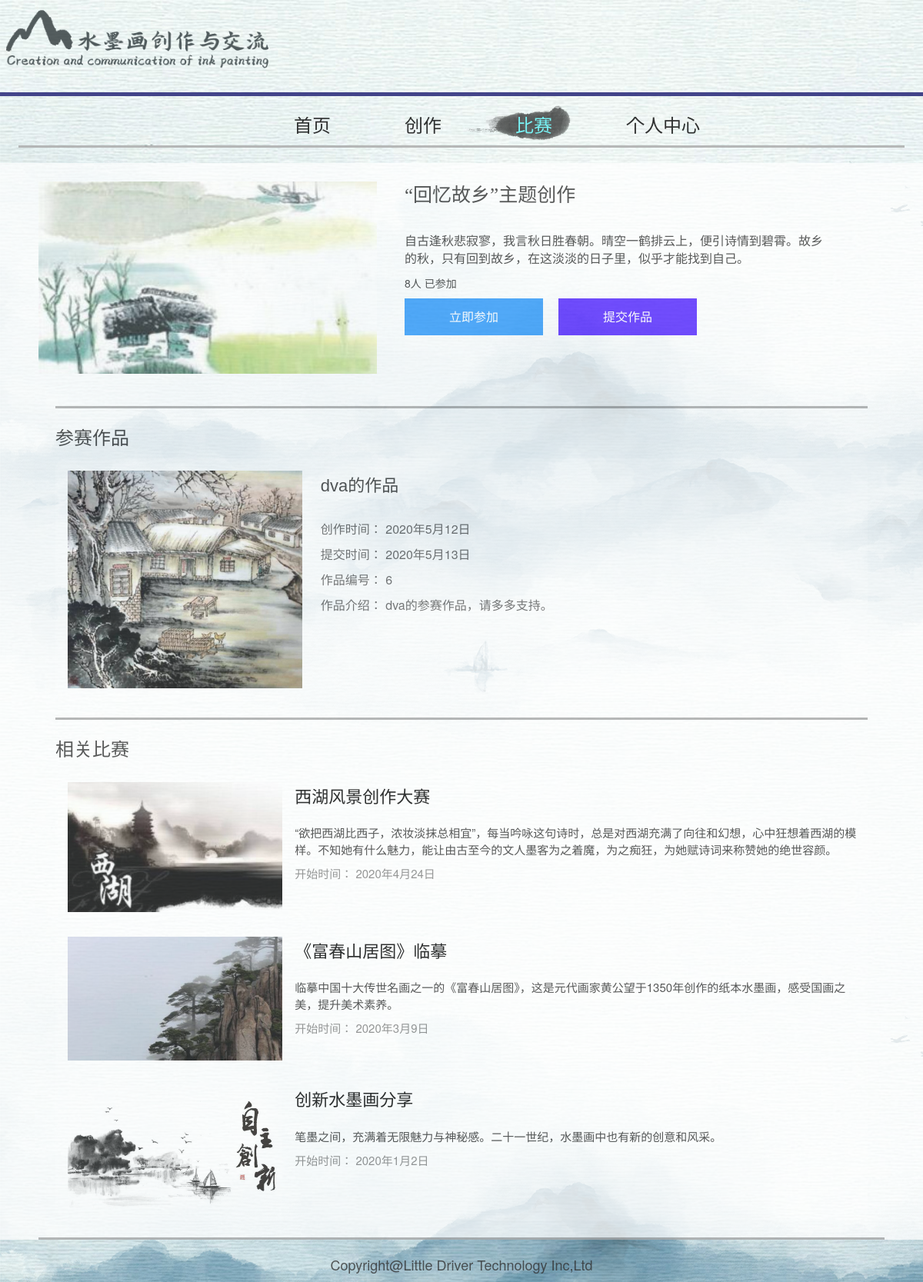
The page /s/compete1?id=3 on the database its author committed.
### MainAPP/models.py (models this page shows)
class Competition(models.Model):
    class Meta:
        verbose_name = '比赛信息'
        verbose_name_plural = '比赛信息'
    create_date = models.DateTimeField(auto_now_add=True)
    pic = models.CharField(max_length=100)
    title = models.CharField(max_length=100)
    desc = models.TextField()
    att_cnt = models.IntegerField(default=0)
    start_time = models.CharField(max_length=50)

class CompPic(models.Model):
    class Meta:
        verbose_name = '比赛作品管理'
        verbose_name_plural = '比赛作品管理'
    author = models.ForeignKey(User, on_delete=models.CASCADE, related_name='comppic_user_set')
    comp = models.ForeignKey(Competition, on_delete=models.CASCADE, related_name='comppic_comp_set')
    pic = models.CharField(max_length=100)
    title = models.CharField(max_length=100)
    create_time = models.CharField(max_length=100, default="2020年5月12日")
    upload_time = models.CharField(max_length=100, default="2020年5月13日")
    desc = models.TextField()

### MainAPP/views.py (the view, shortened to what this page needs)
# urls.py: path('s/<slug:path>', mainViews.showPages),
def showPages(request, path):
    logging.info('Accessing Page /%s with main.showPages'%(path))
    if path=='transfer':
        template = loader.get_template('PC_tranPage.html')
        context = {}
        return HttpResponse(template.render(context, request))
    if path=='compete1':
        id = request.GET.get('id', '')
        alert = request.GET.get('alert', '')
        try:
            id = int(id)
        except:
            return HttpResponse('Bad id.')
        template = loader.get_template('PC_competePage_inner.html')
        competes = getCompeteInfo()
        comptest = getCompeteAtt(request.user, id)
        thai = competes[0]
        default_desc = request.user.username + "的参赛作品，请多多支持。"
        default_title = request.user.username + "的作品"
        pics = getPics(id)
        pictest = getPicTest(request.user, id)
        for compete in competes:
            if compete["id"]==id:
                thai = compete
                competes.remove(compete)
        context = {
            'id': id,
            'alert': alert,
            'thai': thai,
            'competes': competes,
            'comptest': comptest,
            'pictest': pictest,
            'pics': pics,
            'default_desc': default_desc,
            'default_title': default_title,
        }
        return HttpResponse(template.render(context, request))

### WeiboAPP/views.py (called while the page is built)
def getCompeteRealCount(id):
    return CompAtt.objects.filter(comp__id=id).count()

def getCompeteInfo():
    competes = []
    datas = Competition.objects.all()
    for data in datas:
        competes.append({
            'id': data.id,
            'pic': data.pic,
            'title': data.title,
            'desc': data.desc,
            'att_cnt': data.att_cnt + getCompeteRealCount(data.id),
            'start_time': data.start_time,
        })
    return competes

def getCompeteAtt(user, id):
    if not user.username:
        return 0
    comptest = CompAtt.objects.filter(comp__id=id, user=user)
    print('COMPTEST', comptest)
    return 1 if comptest else 0

def getPics(id):
    comppics = CompPic.objects.filter(comp__id=id)
    pics = []
    for comppic in comppics:
        pics.append({
            'username': comppic.author.username,
            'create_time': comppic.create_time,
            'upload_time': comppic.upload_time,
            'id': comppic.id,
            'desc': comppic.desc,
            'title': comppic.title,
            'url': '/media/'+comppic.pic,
        })
    return pics

def getPicTest(user, id):
    if not user.username:
        return 0
    pictest = CompPic.objects.filter(comp__id=id, author=user)
    print('PICTEST', pictest)
    return 1 if pictest else 0

### templates/PC_competePage_inner.html (shortened to what this page needs)
<html>
<head>
	<link href="https://cdn.bootcss.com/bootstrap/3.3.7/css/bootstrap.min.css" rel="stylesheet">
</head>
<body style="background-image:url(../../img/bk.jpg);
			overflow:scroll;
			display:block;">
	<div style="">
		<img src="../../img/icon.png" style="height:100px;">
	</div>
	<hr style="border-top:5px solid #191970"/>
    <div>
        <p class="title_" id="title_g" style="margin-right:calc(45% - 250px);"  onclick="window.location.href='/s/my'"
           onmouseover="$('#bkSlide').css('left',(this.offsetLeft+this.clientWidth/2-90)+'px');$('.title_').css('color','black');$(this).css('color','#5CF4F7');">个人中心</p>
        <p class="title_" id="title_w" style="margin-right:8%;" onclick="window.location.href='/s/compete'"
           onmouseover="$('#bkSlide').css('left',(this.offsetLeft+this.clientWidth/2-90)+'px');$('.title_').css('color','black');$(this).css('color','#5CF4F7');">比赛</p>
        <p class="title_" id="title_t" style="margin-right:8%;" onclick="window.location.href='/s/transfer'"
           onmouseover="$('#bkSlide').css('left',(this.offsetLeft+this.clientWidth/2-90)+'px');$('.title_').css('color','black');$(this).css('color','#5CF4F7');">创作</p>
        <p class="title_" id="title_s" style="margin-right:8%;" onclick="window.location.href='/s/index'"
           onmouseover="$('#bkSlide').css('left',(this.offsetLeft+this.clientWidth/2-90)+'px');$('.title_').css('color','black');$(this).css('color','#5CF4F7');">首页</p>
        <div class="bkSlide" id="bkSlide">
            <img src="../../img/Layer26.png" style="height:50px;"/>
        </div>
    </div>
	<hr style="border-top:3px solid #A9A9A9;width:96%;"/>
<div style="min-width:1024px;max-width:1280px;padding:2% 50px 0 50px;margin:auto;background-color:#fffe;">
	<div style="padding:0 0 2% 0;width:100%;">
        <div style="margin:auto;width:100%;">
            <div style="width:100%;display:flex;">
                <div style="flex:20">
                    <div style="width:100%; height: 250px;">
                        <img src="{{thai.pic}}" style="width:100%;height:100%;">
                    </div>
				</div>
				<div style="flex:30">
					<div style="padding: 0 66px 0 36px;">
						<p style="font-size:25px;font-family:黑体;"> {{thai.title}} </p>
						<br />
						<p style="font-size:16px;">{{thai.desc}}</p>
						<p style="font-size:14px;"> {{thai.att_cnt}}人 已参加 </p>
						<div id="att" style="height: 48px; width: 180px; background-color: rgb(46, 152, 250);float:left;">
							<div style="text-align:center;line-height: 48px;color: white; font-size: 16px; user-select:none;">立即参加</div>
						</div>
						<div id="tij" style="height: 48px; width: 180px; background-color: rgb(83, 36, 255);float:left;margin-left: 20px;">
							<div style="text-align:center;line-height: 48px;color: white; font-size: 16px; user-select:none;">提交作品</div>
						</div>
					</div>
                </div>
            </div>
        </div>
	</div>
	<hr style="border-top:3px solid #A9A9A9;width:96%;"/>
	<div style="margin:0% 2% 2% 2%;">
		<div style="width:100%;">
			<p style="font-size:24px;">参赛作品</p>
		</div>
		{% for pic in pics %}
		<div style="width:100%;background-color:transparent;flex-wrap:wrap;">
			<div style="display:block;border-radius: 15px;overflow:hidden;">
				<div style="display:flex;width:100%;background-color:#fff8;">
					<div style="flex:3;margin:16px;overflow:hidden;height:96%;">
						<img src="{{pic.url}}" style="width:100%;"/>
					</div>
					<div style="flex:7;overflow:hidden;padding-left: 8px;">
						<p style="font-size:22px;padding-top:20px;font-family:SF Pro SC,Source Han Sans CN,sans-serif;">
						{{pic.title}}</p>
						<br/>
                        <p style="font-size:16px;color:rgb(94, 93, 93);">创作时间： {{pic.create_time}}</p>
                        <p style="font-size:16px;color:rgb(94, 93, 93);">提交时间： {{pic.upload_time}}</p>
                        <p style="font-size:16px;color:rgb(94, 93, 93);">作品编号： {{pic.id}}</p>
                        <p style="font-size:16px;color:rgb(94, 93, 93);">作品介绍： {{pic.desc}}</p>
					</div>
				</div>
			</div>
		</div>
		{% endfor %}
	</div>
	<hr style="border-top:3px solid #A9A9A9;width:96%;"/>
	<div style="margin:0% 2% 2% 2%;">
		<div style="width:100%;">
			<p style="font-size:24px;">相关比赛</p>
		</div>
		<div style="width:100%;background-color:transparent;flex-wrap:wrap;">
			<div style="display:block;border-radius: 15px;overflow:hidden;">
				{% for compete in competes %}
				<div style="display:flex;width:100%;background-color:#fff8;">
					<div style="flex:3;margin:16px;overflow:hidden;height:96%;">
						<a href="/s/compete1?id={{compete.id}}">
						<img src="{{compete.pic}}" style="width:100%;"/>
						</a>
					</div>
					<div style="flex:8;overflow:hidden;">
						<p style="font-size:22px;padding-top:20px;font-family:SF Pro SC,Source Han Sans CN,sans-serif;">
							<a href="/s/compete1?id={{compete.id}}">
								{{compete.title}}
							</a>
						</p>
                        <p style="font-size:15px;padding-top:10px;">{{compete.desc}}</p>
                        <p style="font-size:15px;color:grey;">开始时间： {{compete.start_time}}</p>
					</div>
				</div>
				{% endfor %}
			</div>
		</div>
	</div>
	<hr style="border-top:3px solid #A9A9A9;"/>
</div>
	<div style="text-align:center;">
		<p style="font-size:18px;">Copyright@Little Driver Technology Inc,Ltd</p>
	</div>
</body>
</html>

### templates/PC_competePage_inner.html (style rules this page uses)
body { opacity:0.8; }
a { color: black; text-decoration: none; }
a:link { color: black; text-decoration: none; }
.bkSlide { position:relative; top:-10px; z-index:-80; float:left; height:30px; transition: all 0.25s ease-out; }
.title_ { font-size:24px; float:right; }

### rows shown on the page
Competition: pic (picture), title "“回忆故乡”主题创作", desc "自古逢秋悲寂寥，我言秋日胜春朝。晴空一鹤排云上，便引诗情到碧霄。故乡的秋，只有回到故乡，在这淡淡的日子里，似乎才能找到自己。"
CompPic: title "dva的作品", create_time "2020年5月12日", upload_time "2020年5月13日", desc "dva的参赛作品，请多多支持。"
Competition: pic (picture), title "西湖风景创作大赛", desc "“欲把西湖比西子，浓妆淡抹总相宜”，每当吟咏这句诗时，总是对西湖充满了向往和幻想，心中狂想着西湖的模样。不知她有什么魅力，能让由古至今的文人墨客为之着魔，为之痴狂，为她赋诗词来称赞她的绝世容颜。", start_time "2020年4月24日"
Competition: pic (picture), title "《富春山居图》临摹", desc "临摹中国十大传世名画之一的《富春山居图》，这是元代画家黄公望于1350年创作的纸本水墨画，感受国画之美，提升美术素养。", start_time "2020年3月9日"
Competition: pic (picture), title "创新水墨画分享", desc "笔墨之间，充满着无限魅力与神秘感。二十一世纪，水墨画中也有新的创意和风采。", start_time "2020年1月2日"

### other values the page prints
{{ thai.att_cnt }} "8"
{{ pic.id }} "6"
